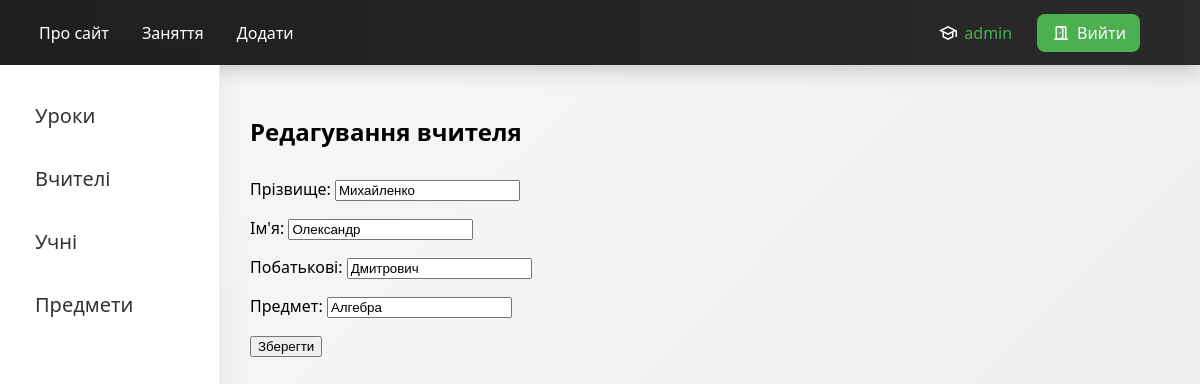
The app's page /teachers/edit/2/ (signed in) with its own data.
### lessons/models.py (models this page shows, shortened)
class Teachers(models.Model):
    last_name = models.CharField(max_length=100,verbose_name='Прізвище')
    first_name = models.CharField(max_length=100, verbose_name= 'Ім\'я')
    patronymic = models.CharField(max_length=100, blank=True, verbose_name='Побатькові')
    subject = models.CharField(max_length=100, verbose_name='Предмет')
    class Meta:
        verbose_name = 'Вчитель'
        verbose_name_plural = 'Вчитель'

### lessons/views.py (the view)
# urls.py: path('teachers/edit/<int:pk>/', views.edit_teacher, name='edit_teacher'),
@login_required
def edit_teacher(request, pk):
    teacher = get_object_or_404(Teachers, pk=pk)
    if request.method == 'POST':
        form = TeachersForm(request.POST, instance=teacher)
        if form.is_valid():
            form.save()
            return redirect('lessons:teachers')
    else:
        form = TeachersForm(instance=teacher)
    context = {
        'form': form,
        'menu': menu,
        'sidebar': sidebar
    }
    return render(request, 'lessons/edit_teacher.html', context)

### lessons/forms.py
class TeachersForm(forms.ModelForm):
    class Meta:
        model = Teachers
        fields = '__all__'

### templates/lessons/edit_teacher.html (shortened to what this page needs)
{% extends 'lessons/index.html' %}
{% load static %}
{% block page %}
<h2>Редагування вчителя</h2>
<form method="post">
    {{ form.as_p }}
    <button type="submit">Зберегти</button>
</form>
{% endblock %}

### templates/lessons/index.html (shortened to what this page needs)
{% load static %}
<!DOCTYPE html>
<html lang="ua">
<head>
    <link rel="stylesheet" href="{% static 'lessons/styles/index_style.css' %}">
</head>
<body>
{% block mainmenu %}
<ul class="mainmenu">
    {% for m in menu %}
        <li><a href="{% url m.url_name %}">{{ m.title }}</a></li>
    {% endfor %}
    {% if request.user.is_authenticated %}
        <li class="user">
           <svg xmlns="http://www.w3.org/2000/svg" height="20px" viewBox="0 -960 960 960" width="20px" fill="#FFFFFF"><path d="M480-144 216-276v-240L48-600l432-216 432 216v312h-72v-276l-96 48v240L480-144Zm0-321 271-135-271-135-271 135 271 135Zm0 240 192-96v-159l-192 96-192-96v159l192 96Zm0-240Zm0 81Zm0 0Z"/></svg>
            {{ request.user.username }}
        </li>
        <li>
            <a href="{% url 'users:logout' %}">
                Вийти
            </a>
        </li>
    {% endif %}
</ul>
{% endblock mainmenu %}
<div class="layout">
    <aside class="sidebar">
        <ul>
            {% for s in sidebar %}
             <li>
            <a href="{% url s.url_name %}"
               class="{% if request.resolver_match.view_name == s.url_name %}active{% endif %}">{{ s.title }}
            </a>
             </li>
           {% endfor %}
        </ul>
    </aside>
    <div class="content">
        {% block page %}
        {% endblock page %}
    </div>
</div>
</body>
</html>

### static/lessons/styles/index_style.css (style rules this page uses)
body { margin: 0; font-family: Arial, sans-serif; }
.mainmenu { display: flex; align-items: center; list-style: none; background: #222; height: 60px; padding: 0 25px; margin: 0; }
.mainmenu li { margin-right: 25px; display: flex; align-items: center; }
.mainmenu a { color: white; text-decoration: none; font-weight: bold; display: flex; align-items: center; gap: 6px; }
.mainmenu a { position: relative; color: white; text-decoration: none; font-weight: 500; padding: 8px 4px; transition: 0.3s ease; }
.mainmenu a::after { content: ""; position: absolute; left: 0; bottom: -4px; width: 0%; height: 2px; background: #4CAF50; transition: 0.3s ease; }
.mainmenu { display: flex; align-items: center; list-style: none; background: linear-gradient(90deg, #1f1f1f, #2a2a2a); height: 65px; padding: 0 35px; margin: 0; box-shadow: 0 4px 20px rgba(0,0,0,0.2); }
.mainmenu li:last-child a { background: #4CAF50; padding: 8px 14px; border-radius: 8px; transition: 0.3s ease; }
.mainmenu li { margin-right: 25px; display: flex; align-items: center; transition: 0.2s ease; }
.user { color: #4CAF50; margin-left: auto; display: flex; align-items: center; gap: 6px; }
.layout { display: flex; min-height: 100vh; }
.sidebar { width: 220px; padding: 25px 20px; background: #ffffff; box-shadow: 8px 0 30px rgba(0, 0, 0, 0.05); border-right: 1px solid #eee; font-size: 20px; }
.sidebar ul { list-style: none; padding: 0; margin: 0; }
.sidebar li { margin-bottom: 12px; }
.sidebar a { display: block; padding: 12px 15px; border-radius: 12px; text-decoration: none; color: #333; font-weight: 500; transition: all 0.25s ease; }
.sidebar { animation: slideIn 0.5s ease forwards; }
.content { flex: 1; padding: 30px; }
form { margin-top: 30px; }
* { box-sizing: border-box; }
body { margin: 0; font-family: 'Segoe UI', sans-serif; background: linear-gradient(135deg, #f9f9f9, #eaeaea); }

### records on screen
Teachers: last_name "Михайленко", first_name "Олександр", patronymic "Дмитрович", subject "Алгебра"

### other values on screen
{{ m.title }} "Про сайт" "Заняття" "Додати"
{{ request.user.username }} "admin"
{{ s.title }} "Уроки" "Вчителі" "Учні" "Предмети"
